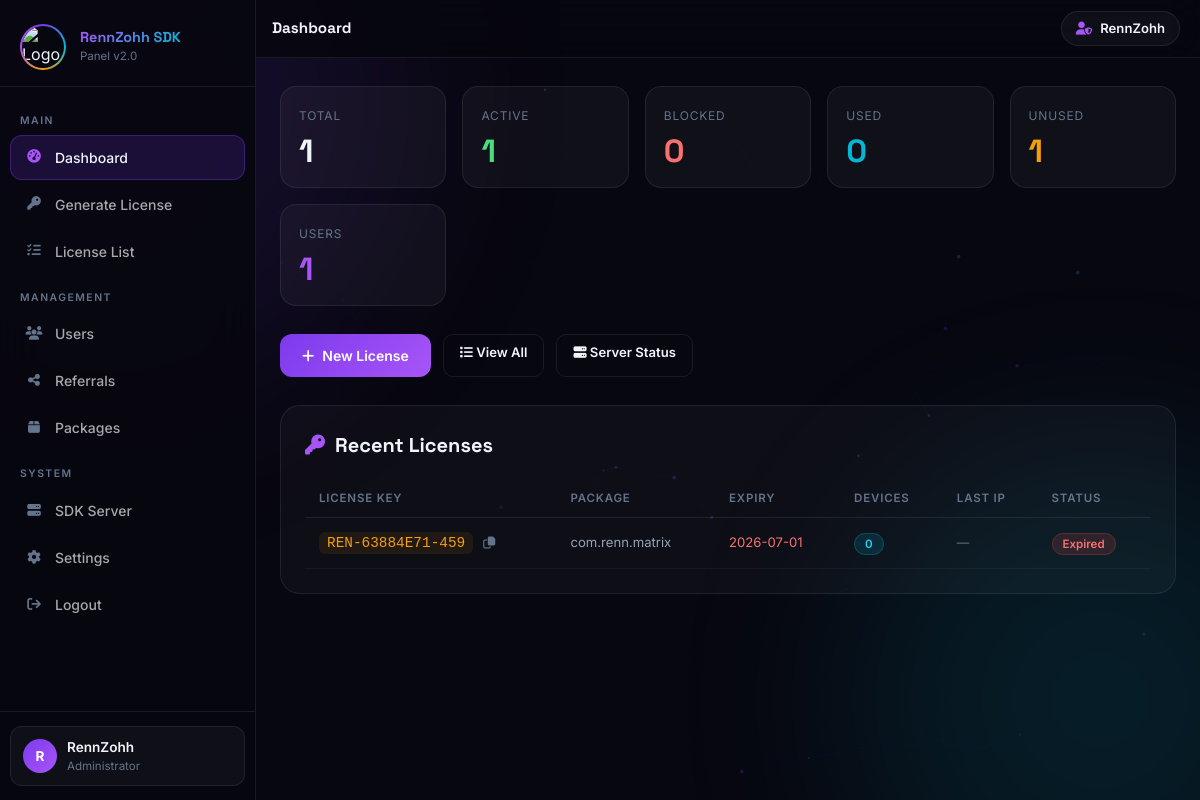
The app's page /dashboard.php (signed in) with its own data.
### tables this page shows
CREATE TABLE `licenses` (
  `id` int(11) NOT NULL,
  `license_key` varchar(255) NOT NULL,
  `expiry_date` date NOT NULL,
  `daemon` tinyint(1) DEFAULT 1,
  `hide_root` tinyint(1) DEFAULT 1,
  `hide_xposed` tinyint(1) DEFAULT 1,
  `toggle_expiry` tinyint(1) DEFAULT 1,
  `force_logout` tinyint(1) DEFAULT 0,
  `controller_interval` int(11) DEFAULT 30,
  `toast_message` varchar(255) DEFAULT '',
  `generated_by` varchar(255) DEFAULT NULL,
  `status` tinyint(1) DEFAULT 1,
  `package_name` varchar(255) DEFAULT NULL,
  `activated_packages` text DEFAULT NULL,
  `usage_count` int(11) DEFAULT 0,
  `created_at` timestamp NULL DEFAULT current_timestamp(),
  `blocked_by_server` tinyint(1) DEFAULT 0,
  `last_blocked_at` timestamp NULL DEFAULT NULL
);

### dashboard.php (the view, shortened to what this page needs)
<?php
include 'conn.php';
$current_user = $_SESSION['username'] ?? 'Admin';
$page_title = 'Dashboard';
$total   = mysqli_fetch_assoc(mysqli_query($conn,"SELECT COUNT(*) c FROM licenses"))['c'] ?? 0;
$active  = mysqli_fetch_assoc(mysqli_query($conn,"SELECT COUNT(*) c FROM licenses WHERE status=1"))['c'] ?? 0;
$blocked = mysqli_fetch_assoc(mysqli_query($conn,"SELECT COUNT(*) c FROM licenses WHERE status=0"))['c'] ?? 0;
$used    = mysqli_fetch_assoc(mysqli_query($conn,"SELECT COUNT(DISTINCT license_id) c FROM activated_packages"))['c'] ?? 0;
$unused  = $total - $used;
$users   = mysqli_fetch_assoc(mysqli_query($conn,"SELECT COUNT(*) c FROM users"))['c'] ?? 0;
$licenses = mysqli_query($conn,"
    SELECT l.*, COUNT(DISTINCT ap.device_id) as unique_devices,
           MAX(ap.last_used) as last_activity,
           (SELECT ap2.ip_address FROM activated_packages ap2 WHERE ap2.license_id=l.id ORDER BY ap2.last_used DESC LIMIT 1) as last_ip
    FROM licenses l LEFT JOIN activated_packages ap ON ap.license_id=l.id
    GROUP BY l.id ORDER BY l.id DESC LIMIT 20");
include '_sidebar.php';
?>
<div class="stat-grid">
    <div class="stat-card">
        <div class="stat-label">Total</div>
        <div class="stat-value white"><?= $total ?></div>
    </div>
    <div class="stat-card">
        <div class="stat-label">Active</div>
        <div class="stat-value green"><?= $active ?></div>
    </div>
    <div class="stat-card">
        <div class="stat-label">Blocked</div>
        <div class="stat-value red"><?= $blocked ?></div>
    </div>
    <div class="stat-card">
        <div class="stat-label">Used</div>
        <div class="stat-value cyan"><?= $used ?></div>
    </div>
    <div class="stat-card">
        <div class="stat-label">Unused</div>
        <div class="stat-value amber"><?= $unused ?></div>
    </div>
    <div class="stat-card">
        <div class="stat-label">Users</div>
        <div class="stat-value purple"><?= $users ?></div>
    </div>
</div>
<div style="display:flex;gap:12px;margin-bottom:28px;flex-wrap:wrap;">
    <a href="generate_ui.php" class="btn-primary-rz"><i class="fa-solid fa-plus"></i> New License</a>
    <a href="license_list.php" class="btn-outline-rz"><i class="fa-solid fa-list"></i> View All</a>
    <a href="online_server.php" class="btn-outline-rz"><i class="fa-solid fa-server"></i> Server Status</a>
</div>
<div class="panel-card">
    <div class="section-heading"><i class="fa-solid fa-key"></i> Recent Licenses</div>
    <div style="overflow-x:auto;">
    <table class="rz-table">
        <thead>
            <tr>
                <th>License Key</th>
                <th>Package</th>
                <th>Expiry</th>
                <th>Devices</th>
                <th>Last IP</th>
                <th>Status</th>
            </tr>
        </thead>
        <tbody>
        <?php while($r = mysqli_fetch_assoc($licenses)):
            $exp = strtotime($r['expiry_date']);
            $expired = $exp < time();
        ?>
        <tr>
            <td>
                <span class="key-mono"><?= htmlspecialchars($r['license_key']) ?></span>
                <button onclick="copyText('<?= htmlspecialchars($r['license_key']) ?>')"
                    style="background:none;border:none;color:#64748b;cursor:pointer;margin-left:6px;font-size:0.75rem;">
                    <i class="fa-regular fa-copy"></i>
                </button>
            </td>
            <td style="color:#94a3b8;font-size:0.82rem;"><?= htmlspecialchars($r['package_name'] ?? '—') ?></td>
            <td style="font-size:0.82rem;color:<?= $expired?'#f87171':'#94a3b8' ?>"><?= $r['expiry_date'] ?></td>
            <td><span class="badge-cyan"><?= (int)($r['unique_devices'] ?? 0) ?></span></td>
            <td style="font-size:0.78rem;color:#64748b;"><?= $r['last_ip'] ?: '—' ?></td>
            <td><?php if($r['status']==1 && !$expired): ?>
                <span class="badge-active">Active</span>
            <?php elseif($expired): ?>
                <span class="badge-blocked">Expired</span>
            <?php else: ?>
                <span class="badge-blocked">Blocked</span>
            <?php endif; ?></td>
        </tr>
        <?php endwhile; ?>
        </tbody>
    </table>
    </div>
</div>
<?php include '_footer.php'; ?>

### _sidebar.php (shortened to what this page needs)
<?php
$page_title = $page_title ?? 'RennZohh SDK Panel';
$current_user = $current_user ?? ($_SESSION['username'] ?? 'User');
?>
<!DOCTYPE html>
<html lang="en">
<head>
<link href="https://cdn.jsdelivr.net/npm/bootstrap@5.3.2/dist/css/bootstrap.min.css" rel="stylesheet">
<link href="https://cdnjs.cloudflare.com/ajax/libs/font-awesome/6.4.0/css/all.min.css" rel="stylesheet">
</head>
<body>
<div class="blob b2"></div>
<div id="particles-js"></div>
<aside id="sidebar">
    <div class="sidebar-brand">
        <div class="brand-ring">
            <div class="brand-ring-inner">
                <img src="https://i.ibb.co/jvfbV6dw/4d9ba51ddd6e842980652b102e7d475c.jpg" alt="Logo">
            </div>
        </div>
        <div>
            <div class="brand-name">RennZohh SDK</div>
            <div class="brand-user">Panel v2.0</div>
        </div>
    </div>
    <nav class="sidebar-nav">
        <span class="nav-section">Main</span>
        <a href="dashboard.php" class="nav-link <?= (basename($_SERVER['PHP_SELF'])=='dashboard.php')?'active':'' ?>">
            <i class="fa-solid fa-gauge-high"></i> Dashboard
        </a>
        <a href="generate_ui.php" class="nav-link <?= (basename($_SERVER['PHP_SELF'])=='generate_ui.php')?'active':'' ?>">
            <i class="fa-solid fa-key"></i> Generate License
        </a>
        <a href="license_list.php" class="nav-link <?= (basename($_SERVER['PHP_SELF'])=='license_list.php')?'active':'' ?>">
            <i class="fa-solid fa-list-check"></i> License List
        </a>
        <span class="nav-section">Management</span>
        <a href="manage_users.php" class="nav-link <?= (basename($_SERVER['PHP_SELF'])=='manage_users.php')?'active':'' ?>">
            <i class="fa-solid fa-users"></i> Users
        </a>
        <a href="manage_referrals.php" class="nav-link <?= (basename($_SERVER['PHP_SELF'])=='manage_referrals.php')?'active':'' ?>">
            <i class="fa-solid fa-share-nodes"></i> Referrals
        </a>
        <a href="manage_packages.php" class="nav-link <?= (basename($_SERVER['PHP_SELF'])=='manage_packages.php')?'active':'' ?>">
            <i class="fa-solid fa-box"></i> Packages
        </a>
        <span class="nav-section">System</span>
        <a href="online_server.php" class="nav-link <?= (basename($_SERVER['PHP_SELF'])=='online_server.php')?'active':'' ?>">
            <i class="fa-solid fa-server"></i> SDK Server
        </a>
        <a href="settings.php" class="nav-link <?= (basename($_SERVER['PHP_SELF'])=='settings.php')?'active':'' ?>">
            <i class="fa-solid fa-gear"></i> Settings
        </a>
        <a href="logout.php" class="nav-link danger">
            <i class="fa-solid fa-arrow-right-from-bracket"></i> Logout
        </a>
    </nav>
    <div class="sidebar-footer">
        <div class="user-pill">
            <div class="user-avatar"><?= strtoupper(substr($current_user,0,1)) ?></div>
            <div class="user-info">
                <div class="name"><?= htmlspecialchars($current_user) ?></div>
                <div class="role">Administrator</div>
            </div>
        </div>
    </div>
</aside>
<div id="topbar">
    <div class="topbar-left">
        <span class="page-title"><?= htmlspecialchars($page_title) ?></span>
    </div>
    <div class="topbar-right">
        <div class="topbar-badge">
            <i class="fa-solid fa-user-shield"></i>
            <?= htmlspecialchars($current_user) ?>
        </div>
    </div>
</div>
<div class="main-wrap">
<div class="page-content">

### _footer.php (shortened to what this page needs)
</div></div>
</body>
</html>

### records on screen
licenses: license_key "REN-63884E71-459", package_name "com.renn.matrix", expiry_date "2026-07-01", unique_devices "0", last_ip "—", status "Expired"

### other values on screen
substr($current_user,0,1) "R"
$current_user "RennZohh"
$page_title "Dashboard"
$total "1"
$active "1"
$blocked "0"
$used "0"
$unused "1"
$users "1"
